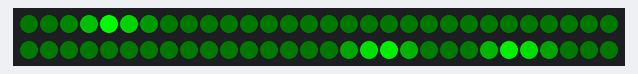
Bench run of a sketch on a simulated Arduino Uno, built with avr-gcc and run on an emulated ATmega328P. Shown: 60 RGB LEDs in strip order, left to right, continuing on the next row.

Above: at 3.16 s.
At 7.08 s:
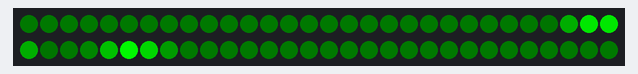
At 8.9 s:
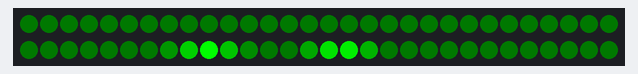
At 12.22 s:
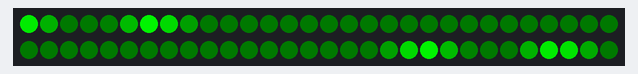
At 21.28 s:
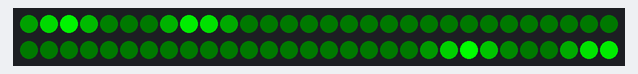
At 39.71 s:
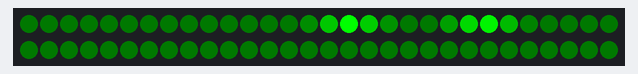

The sketch:

heart_beat.ino
```cpp
//***************************************************************
// Heart pulse, blood flowing example
//
// Marc Miller, Jan 2016
//***************************************************************
#include "FastLED.h"
#define LED_TYPE WS2812
#define DATA_PIN 5
#define CLOCK_PIN 13
#define NUM_LEDS 60
#define COLOR_ORDER GRB
CRGB leds[NUM_LEDS];
#define BRIGHTNESS  255


uint8_t bloodHue = 96;  // Blood color [hue from 0-255]
uint8_t bloodSat = 255;  // Blood staturation [0-255]
int flowDirection = -1;   // Use either 1 or -1 to set flow direction
uint16_t cycleLength = 1500;  // Lover values = continuous flow, higher values = distinct pulses.
uint16_t pulseLength = 150;  // How long the pulse takes to fade out.  Higher value is longer.
uint16_t pulseOffset = 200;  // Delay before second pulse.  Higher value is more delay.
uint8_t baseBrightness = 10;  // Brightness of LEDs when not pulsing. Set to 0 for off.


//---------------------------------------------------------------
void setup() {
  Serial.begin(115200);
  delay(3000);  // 3 second delay
  //FastLED.addLeds<LED_TYPE, DATA_PIN, COLOR_ORDER>(leds, NUM_LEDS).setCorrection(TypicalLEDStrip);
  FastLED.addLeds<LED_TYPE, DATA_PIN, COLOR_ORDER>(leds, NUM_LEDS).setCorrection(TypicalLEDStrip);
  FastLED.setBrightness(BRIGHTNESS);
}

//---------------------------------------------------------------
void loop() {
  heartBeat();  // Heart beat function
  FastLED.show();
}


//===============================================================
// Heart Beat Functions
//   The base for all this goodness came from Mark Kriegsman and
//   was initially coded up by Chris Thodey.  I updated it to use
//   HSV and provided all the variables to play with up above.
//   -Marc

void heartBeat(){
  for (int i = 0; i < NUM_LEDS ; i++) {
    uint8_t bloodVal = sumPulse( (5/NUM_LEDS/2) + (NUM_LEDS/2) * i * flowDirection );
    leds[i] = CHSV( bloodHue, bloodSat, bloodVal );
  }
}

int sumPulse(int time_shift) {
  //time_shift = 0;  //Uncomment to heart beat/pulse all LEDs together
  int pulse1 = pulseWave8( millis() + time_shift, cycleLength, pulseLength );
  int pulse2 = pulseWave8( millis() + time_shift + pulseOffset, cycleLength, pulseLength );
  return qadd8( pulse1, pulse2 );  // Add pulses together without overflow
}

uint8_t pulseWave8(uint32_t ms, uint16_t cycleLength, uint16_t pulseLength) {
  uint16_t T = ms % cycleLength;
  if ( T > pulseLength) return baseBrightness;
  uint16_t halfPulse = pulseLength / 2;
  if (T <= halfPulse ) {
    return (T * 255) / halfPulse;  //first half = going up
  } else {
    return((pulseLength - T) * 255) / halfPulse;  //second half = going down
  }
}
//End_heart_beat_functions
//---------------------------------------------------------------
```
